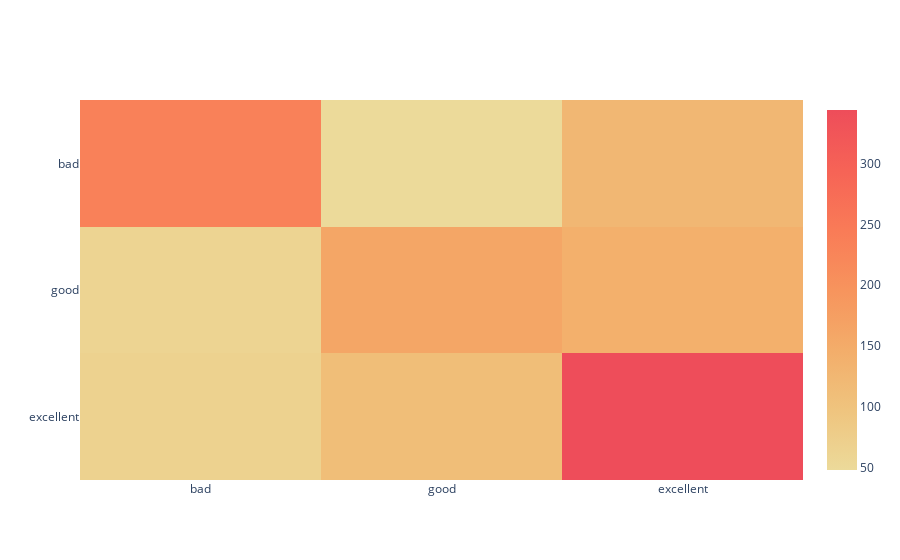

The cell this chart's notebook holds for it:
### Markdown cell above
## 4.1 Accuracy et matrice de confusion

### Code cell
show_results("random forest", y_valid, preds_rf)

### Figure 1 — Plotly figure (JSON) as saved in the notebook; plotly's stock layout.template omitted (floating-point values rounded to 4 significant figures)
{"data": [{"colorscale": [[0, "rgb(236, 218, 154)"], [0.1667, "rgb(239, 196, 126)"], [0.3333, "rgb(243, 173, 106)"], [0.5, "rgb(247, 148, 93)"], [0.6667, "rgb(249, 123, 87)"], [0.8333, "rgb(246, 99, 86)"], [1, "rgb(238, 77, 90)"]], "type": "heatmap", "x": ["bad", "good", "excellent"], "y": ["excellent", "good", "bad"], "z": [[67, 111, 344], [62, 160, 141], [233, 48, 125]]}], "layout": {}}
